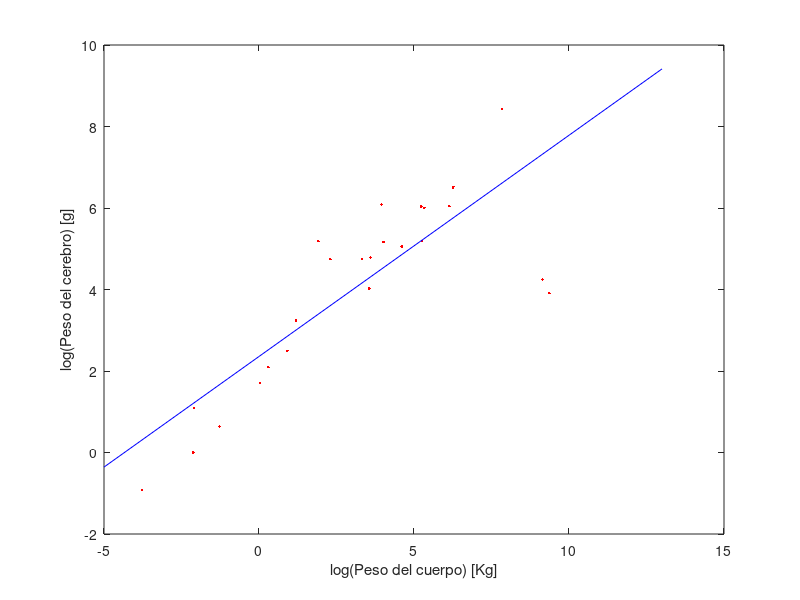

This figure's MATLAB source: (Note: this script raises an error after producing the figure.)
function e_6d()
	data_ = load('brain.txt');
	data_ = [data_(1:13,:);
		data_(16:24, :);
		data_(26:end, :)];
	data = log(data_);
	p = polyfit(data(:,1), data(:,2), 1)
	plot(data(:,1),data(:,2), 'r.');
	hold on;
	v = [-5:13];
	plot(v,polyval(p,v), 'b');
	xlabel('log(Peso del cuerpo) [Kg]');
	ylabel('log(Peso del cerebro) [g]');
	bon = bondad(data(:,2), polyval(p,data(:,1)))
	p
end
